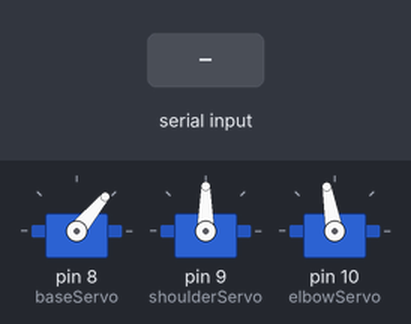
The sketch below on a simulated Arduino Uno, built with avr-gcc and run on an emulated ATmega328P. Parts: 3 × servo. The test bench sets the inputs (shaded band). What the sketch prints to the serial monitor is not drawn.

Above: at 1.2 s.
1.3 s: "HI\n" received over Serial
At 1.77 s:
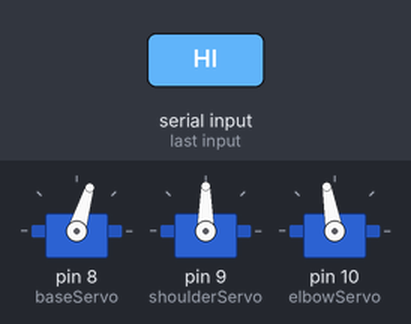
At 2.27 s:
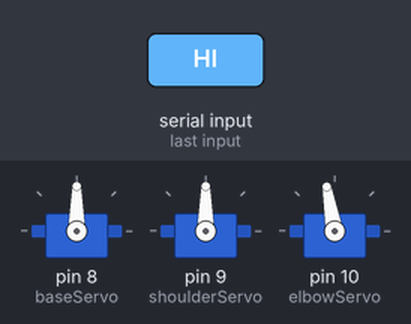
Timing chart, 0 to 5.7 s (numbered marks = the images above; inputs shaded):
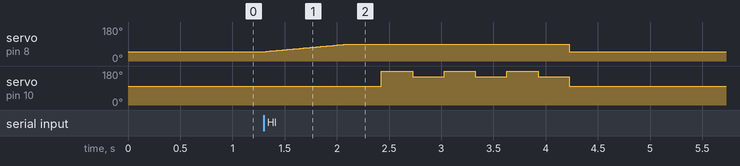

Measured:
- after the input at 1.3 s, servo on pin 8 (baseServo): rises from 50° to 90° in 0.78 s, then falls to 50° in 2.1 s; servo on pin 10 (elbowServo): 100° → 180° after 1.1 s, then repeats every 0.60 s: 150° 0.30 s, 180° 0.30 s, until it stays 100° from 4.2 s

The sketch:

06-Robot_Preset_HI_.ino
```cpp
#include <Servo.h>

Servo baseServo;
Servo shoulderServo;
Servo elbowServo;

void setup() {
  baseServo.attach(8);
  shoulderServo.attach(9);
  elbowServo.attach(10);

  // Set initial positions
  baseServo.write(50);         // Start at base 50°
  shoulderServo.write(90);     // Neutral shoulder
  elbowServo.write(100);       // Start elbow low

  Serial.begin(9600);
  Serial.println("Send 'HI' to wave hello!");
}

void loop() {
  if (Serial.available()) {
    String input = Serial.readStringUntil('\n');
    input.trim();

    if (input == "HI") {
      sayHi();
    }
  }
}

void sayHi() {
  // Slowly rotate base from 50° to 90°
  for (int angle = 50; angle <= 90; angle++) {
    baseServo.write(angle);
    delay(20);  // Smooth rotation
  }

  delay(300);  // Pause

  // Do a waving motion with the elbow
  for (int i = 0; i < 3; i++) {
    elbowServo.write(200);  // Up
    delay(300);
    elbowServo.write(150);  // Down
    delay(300);
  }

  // Return to rest position
  elbowServo.write(100);
  baseServo.write(50);
}
```
